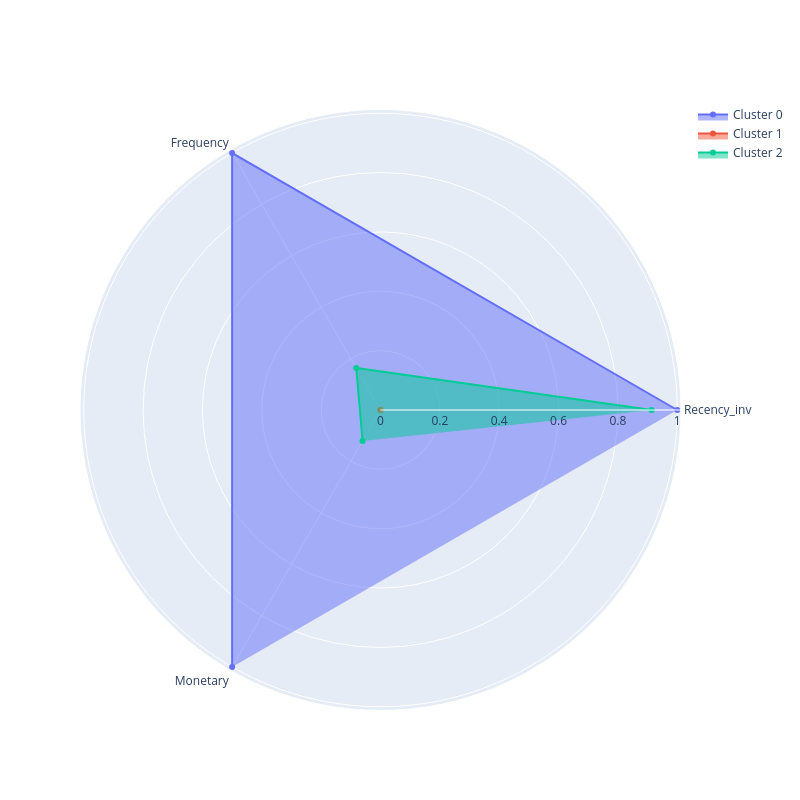

Write notebook code for a chart like this one.
### Code cell
# Для удобства интерпретации признака Recency инвертируем его
# For ease of interpretation of the Recency feature, we invert it
rfm_table['Recency_inv'] = rfm_table['Recency'].max() - rfm_table['Recency']

cluster_profile = rfm_table.groupby('Cluster')[['Recency_inv', 'Frequency', 'Monetary']].mean()
plot_cluster_profile(cluster_profile, 3)

### Figure 1 — Plotly figure (JSON) as saved in the notebook; plotly's stock layout.template omitted (floating-point values rounded to 4 significant figures)
{"data": [{"fill": "toself", "name": "Cluster 0", "r": [1.0, 1.0, 1.0], "theta": ["Recency_inv", "Frequency", "Monetary"], "type": "scatterpolar"}, {"fill": "toself", "name": "Cluster 1", "r": [0.0, 0.0, 0.0], "theta": ["Recency_inv", "Frequency", "Monetary"], "type": "scatterpolar"}, {"fill": "toself", "name": "Cluster 2", "r": [0.9138, 0.1635, 0.1207], "theta": ["Recency_inv", "Frequency", "Monetary"], "type": "scatterpolar"}], "layout": {"autosize": false, "height": 800, "polar": {"angularaxis": {"type": "category"}, "radialaxis": {"autorange": true, "range": [0, 1.013], "type": "linear"}}, "showlegend": true, "width": 800}}
